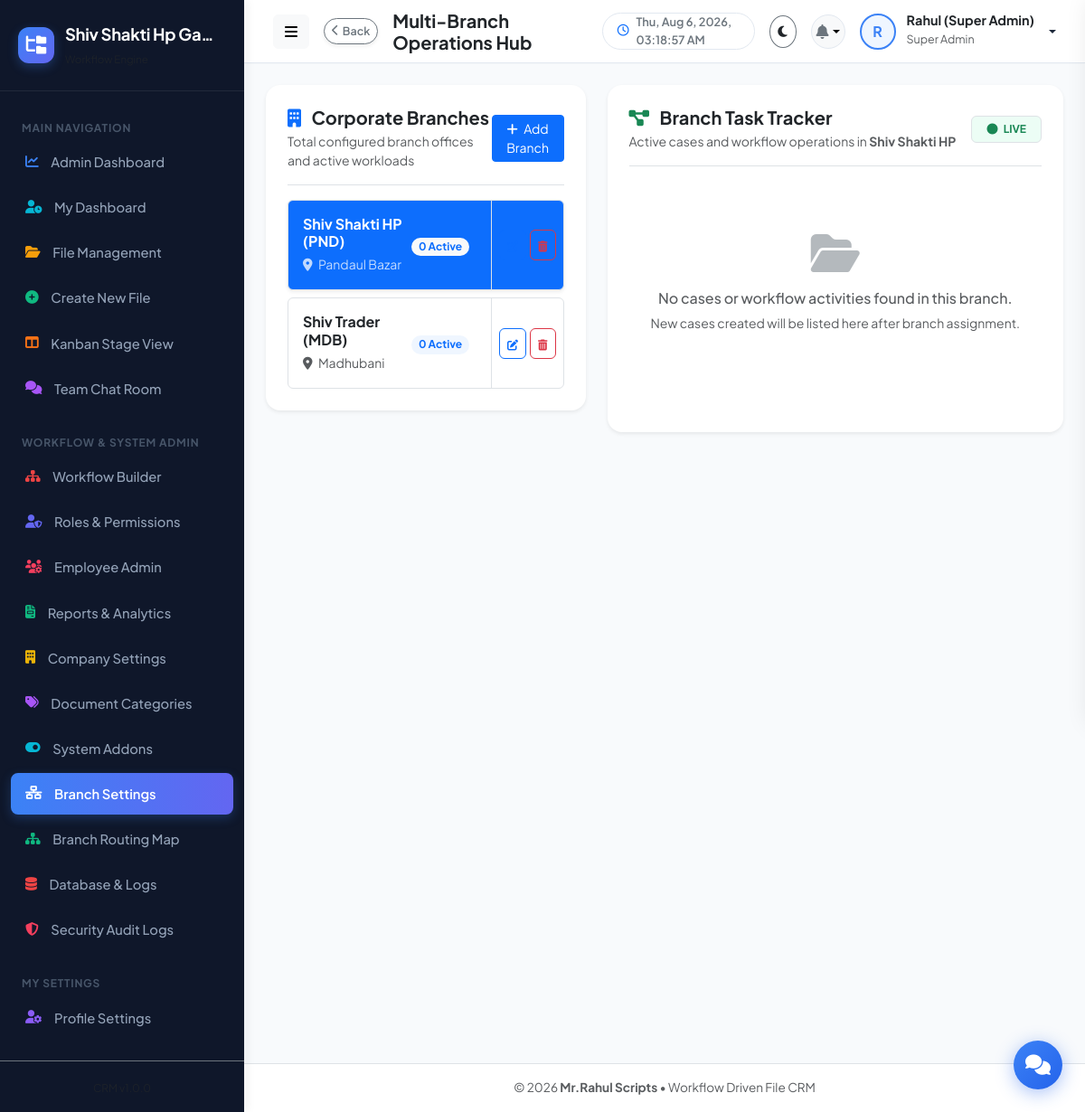
/admin/branches.php (signed in), run on the app's committed database.
### tables this page shows
CREATE TABLE company_settings (
              id INTEGER PRIMARY KEY AUTOINCREMENT,
              company_name TEXT NOT NULL,
              company_email TEXT,
              company_mobile TEXT,
              company_address TEXT,
              company_logo TEXT DEFAULT 'default-logo.png',
              updated_at DATETIME DEFAULT CURRENT_TIMESTAMP
            , custom_upload_path TEXT NULL);

CREATE TABLE branches (
              id INTEGER PRIMARY KEY AUTOINCREMENT,
              branch_name TEXT UNIQUE NOT NULL,
              branch_code TEXT UNIQUE NOT NULL,
              branch_city TEXT,
              created_at DATETIME DEFAULT CURRENT_TIMESTAMP
            );

### includes/auth.php (called while the page is built, shortened)
<?php
require_once __DIR__ . '/functions.php';
function getLoggedInUser(): ?array {
    if (isset($_SESSION['user_id'])) {
        return $_SESSION['user'] ?? null;
    }
    return null;
}
function hasPermission(string $permission): bool {
    $user = getLoggedInUser();
    if (($user['role_key'] ?? '') === 'super_admin') {
        return true;
    }
    $permissions = $user['permissions'] ?? [];
    return in_array('*', $permissions) || in_array($permission, $permissions);
}

### includes/functions.php (called while the page is built, shortened)
<?php
function isFeatureEnabled(string $featureKey): bool {
    try {
        $db = getDB();
        $stmt = $db->prepare("SELECT status FROM system_features WHERE feature_key = :key LIMIT 1");
        $stmt->execute(['key' => $featureKey]);
        $status = $stmt->fetchColumn();
        return $status === 'enabled';
    } catch (Exception $e) {
        return false;
    }
}

### admin/branches.php (the view, shortened to what this page needs)
<?php
require_once __DIR__ . '/../includes/auth.php';
require_once __DIR__ . '/../includes/functions.php';
$db = getDB();
$branches = $db->query("
    SELECT b.*,
           (SELECT COUNT(*) FROM files f WHERE f.branch_id = b.id) as total_cases,
           (SELECT COUNT(*) FROM files f WHERE f.branch_id = b.id AND f.status IN ('pending', 'in_progress')) as active_cases,
           (SELECT COUNT(*) FROM files f WHERE f.branch_id = b.id AND f.status = 'completed') as completed_cases
    FROM branches b
    ORDER BY b.id ASC
")->fetchAll();
$selectedBranchId = intval($_GET['branch_id'] ?? ($branches[0]['id'] ?? 0));
$branchCases = [];
if ($selectedBranchId > 0) {
    $stmtCases = $db->prepare("
        SELECT f.*, wt.name as work_type_name, ws.stage_name, u.name as employee_name
        FROM files f
        LEFT JOIN work_types wt ON f.work_type_id = wt.id
        LEFT JOIN workflow_stages ws ON f.current_stage_id = ws.id
        LEFT JOIN users u ON f.current_assigned_user = u.id
        WHERE f.branch_id = :bid
        ORDER BY f.updated_at DESC
    ");
    $stmtCases->execute(['bid' => $selectedBranchId]);
    $branchCases = $stmtCases->fetchAll();
}
require_once __DIR__ . '/../includes/header.php';
?>
<div class="row g-4">
  <div class="col-lg-5">
    <div class="card border-0 shadow-sm p-4 mb-4" style="border-radius: var(--radius-lg);">
      <div class="border-bottom pb-3 mb-3 d-flex justify-content-between align-items-center">
        <div>
          <h5 class="fw-bold mb-1 text-dark"><i class="fas fa-building text-primary me-2"></i> Corporate Branches</h5>
          <p class="text-muted small mb-0">Total configured branch offices and active workloads</p>
        </div>
        <button class="btn btn-sm btn-primary" data-bs-toggle="collapse" data-bs-target="#addBranchBlock">
          <i class="fas fa-plus me-1"></i> Add Branch
        </button>
      </div>
      <div class="list-group gap-2">
        <?php foreach ($branches as $b):
          $isActive = ($selectedBranchId === $b['id']);
        ?>
          <div class="list-group-item list-group-item-action p-0 border rounded d-flex align-items-stretch overflow-hidden <?= $isActive ? 'active shadow-sm bg-primary text-white' : 'bg-transparent' ?>" style="transition: var(--transition);">
            <a href="branches.php?branch_id=<?= $b['id'] ?>" class="flex-grow-1 p-3 text-decoration-none d-flex justify-content-between align-items-center" style="color: inherit !important;">
              <div>
                <h6 class="fw-bold mb-1">
                  <?= htmlspecialchars($b['branch_name']) ?> (<?= htmlspecialchars($b['branch_code']) ?>)
                </h6>
                <small class="opacity-75"><i class="fas fa-map-marker-alt me-1"></i> <?= htmlspecialchars($b['branch_city'] ?: 'N/A') ?></small>
              </div>
              <div class="text-end me-2">
                <span class="badge <?= $isActive ? 'bg-light text-primary' : 'bg-primary-soft text-primary' ?> px-2.5 py-1.5 rounded-pill shadow-xs" style="font-size: 0.75rem;">
                  <?= $b['active_cases'] ?> Active
                </span>
              </div>
            </a>
            <div class="p-2 border-start border-opacity-10 d-flex align-items-center gap-1 bg-light-soft">
              <button class="btn btn-xs btn-outline-primary py-1 px-2" onclick="editBranch(<?= htmlspecialchars(json_encode($b)) ?>)" title="Edit Branch">
                <i class="fas fa-edit" style="font-size: 0.75rem;"></i>
              </button>
              <a href="branches.php?action=delete&id=<?= $b['id'] ?>" class="btn btn-xs btn-outline-danger py-1 px-2" data-confirm="Are you sure you want to delete this branch? All active link dependencies will verify." data-confirm-title="Delete Branch?" data-confirm-btn="Yes, Delete" title="Delete Branch">
                <i class="fas fa-trash-alt" style="font-size: 0.75rem;"></i>
              </a>
            </div>
          </div>
        <?php endforeach; ?>
      </div>
    </div>
  </div>
  <div class="col-lg-7">
    <div class="card border-0 shadow-sm p-4 h-100" style="border-radius: var(--radius-lg);">
      <?php
        $activeBranch = null;
        foreach ($branches as $b) {
            if ($b['id'] === $selectedBranchId) {
                $activeBranch = $b;
                break;
            }
        }
      ?>
      <div class="border-bottom pb-3 mb-4 d-flex justify-content-between align-items-center">
        <div>
          <h5 class="fw-bold mb-1 text-dark"><i class="fas fa-project-diagram text-success me-2"></i> Branch Task Tracker</h5>
          <p class="text-muted small mb-0">Active cases and workflow operations in <strong><?= htmlspecialchars($activeBranch['branch_name'] ?? 'Select Branch') ?></strong></p>
        </div>
        <span class="badge bg-success-soft text-success border px-3 py-2"><i class="fas fa-circle blink-indicator me-1"></i> LIVE</span>
      </div>
      <?php if (empty($branchCases)): ?>
        <div class="text-center py-5 text-muted">
          <i class="fas fa-folder-open fa-3x mb-3 text-secondary opacity-50"></i>
          <h6>No cases or workflow activities found in this branch.</h6>
          <p class="small text-muted">New cases created will be listed here after branch assignment.</p>
        </div>
      <?php endif; ?>
    </div>
  </div>
</div>
<?php require_once __DIR__ . '/../includes/footer.php'; ?>

### includes/sidebar.php
<?php
$currentPage = basename($_SERVER['PHP_SELF']);
$user = getLoggedInUser();
$roleKey = $user['role_key'] ?? '';
$isAdmin = in_array($roleKey, ['super_admin', 'admin']);
$db = getDB();
$companyInfo = $db->query("SELECT * FROM company_settings LIMIT 1")->fetch() ?: [
    'company_name' => 'File CRM',
    'company_logo' => 'default-logo.png'
];
?>
<aside class="app-sidebar">
  <div class="sidebar-header">
    <?php if (!empty($companyInfo['company_logo']) && $companyInfo['company_logo'] !== 'default-logo.png' && file_exists(UPLOAD_DIR . $companyInfo['company_logo'])): ?>
      <img src="<?= APP_URL ?>/serve.php?file=<?= htmlspecialchars($companyInfo['company_logo']) ?>" class="img-fluid rounded border-0" style="max-height: 40px; max-width: 45px; object-fit: contain;">
    <?php else: ?>
      <div class="brand-icon">
        <i class="fas fa-folder-tree text-white"></i>
      </div>
    <?php endif; ?>
    <div class="brand-details">
      <div class="brand-text text-truncate" style="max-width: 170px;" title="<?= htmlspecialchars($companyInfo['company_name']) ?>">
        <?= htmlspecialchars($companyInfo['company_name']) ?>
      </div>
      <small class="text-muted brand-subtext" style="font-size: 0.72rem;">Workflow Engine</small>
    </div>
  </div>
  <div class="sidebar-menu">
    <div class="menu-category">Main Navigation</div>
    <?php if ($isAdmin): ?>
      <a href="<?= APP_URL ?>/admin/dashboard.php" title="Admin Dashboard" class="nav-item-custom <?= $currentPage === 'dashboard.php' && str_contains($_SERVER['PHP_SELF'], 'admin') ? 'active' : '' ?>">
        <i class="fas fa-chart-line sidebar-icon-blue"></i> <span>Admin Dashboard</span>
      </a>
    <?php endif; ?>
    <a href="<?= APP_URL ?>/employee/dashboard.php" title="My Dashboard" class="nav-item-custom <?= $currentPage === 'dashboard.php' && str_contains($_SERVER['PHP_SELF'], 'employee') ? 'active' : '' ?>">
      <i class="fas fa-user-clock sidebar-icon-cyan"></i> <span>My Dashboard</span>
    </a>
    <a href="<?= APP_URL ?>/employee/my-files.php" title="File Management" class="nav-item-custom <?= $currentPage === 'my-files.php' ? 'active' : '' ?>">
      <i class="fas fa-folder-open sidebar-icon-amber"></i> <span>File Management</span>
    </a>
    <?php if (hasPermission('create_file')): ?>
      <a href="<?= APP_URL ?>/employee/create-file.php" title="Create New File" class="nav-item-custom <?= $currentPage === 'create-file.php' ? 'active' : '' ?>">
        <i class="fas fa-plus-circle sidebar-icon-green"></i> <span>Create New File</span>
      </a>
    <?php endif; ?>
    <?php if (isFeatureEnabled('auto_assignment')): ?>
      <a href="<?= APP_URL ?>/employee/kanban.php" title="Kanban Stage View" class="nav-item-custom <?= $currentPage === 'kanban.php' ? 'active' : '' ?>">
        <i class="fas fa-columns sidebar-icon-orange"></i> <span>Kanban Stage View</span>
      </a>
    <?php endif; ?>
    <?php if (isFeatureEnabled('in_app_chat')): ?>
      <a href="<?= APP_URL ?>/employee/chat.php" title="Team Chat Room" class="nav-item-custom <?= $currentPage === 'chat.php' ? 'active' : '' ?>">
        <i class="fas fa-comments sidebar-icon-purple"></i> <span>Team Chat Room</span>
      </a>
    <?php endif; ?>
    <?php if ($isAdmin): ?>
      <div class="menu-category mt-3">Workflow & System Admin</div>
      <a href="<?= APP_URL ?>/admin/workflow-builder.php" title="Workflow Builder" class="nav-item-custom <?= $currentPage === 'workflow-builder.php' ? 'active' : '' ?>">
        <i class="fas fa-sitemap sidebar-icon-red"></i> <span>Workflow Builder</span>
      </a>
      <a href="<?= APP_URL ?>/admin/roles.php" title="Roles & Permissions" class="nav-item-custom <?= $currentPage === 'roles.php' ? 'active' : '' ?>">
        <i class="fas fa-user-shield sidebar-icon-indigo"></i> <span>Roles & Permissions</span>
      </a>
      <a href="<?= APP_URL ?>/admin/users.php" title="Employee Admin" class="nav-item-custom <?= $currentPage === 'users.php' ? 'active' : '' ?>">
        <i class="fas fa-users-cog sidebar-icon-rose"></i> <span>Employee Admin</span>
      </a>
      <a href="<?= APP_URL ?>/admin/reports.php" title="Reports & Analytics" class="nav-item-custom <?= $currentPage === 'reports.php' ? 'active' : '' ?>">
        <i class="fas fa-file-invoice sidebar-icon-emerald"></i> <span>Reports & Analytics</span>
      </a>
      <a href="<?= APP_URL ?>/admin/company-profile.php" title="Company Settings" class="nav-item-custom <?= $currentPage === 'company-profile.php' ? 'active' : '' ?>">
        <i class="fas fa-building sidebar-icon-yellow"></i> <span>Company Settings</span>
      </a>
      <a href="<?= APP_URL ?>/admin/document-types.php" title="Document Categories" class="nav-item-custom <?= $currentPage === 'document-types.php' ? 'active' : '' ?>">
        <i class="fas fa-tags sidebar-icon-purple" style="color: #a855f7;"></i> <span>Document Categories</span>
      </a>
      <a href="<?= APP_URL ?>/admin/features.php" title="System Features" class="nav-item-custom <?= $currentPage === 'features.php' ? 'active' : '' ?>">
        <i class="fas fa-toggle-on sidebar-icon-cyan"></i> <span>System Addons</span>
      </a>
      <?php if (isFeatureEnabled('multi_branch')): ?>
        <a href="<?= APP_URL ?>/admin/branches.php" title="Branch Settings" class="nav-item-custom <?= $currentPage === 'branches.php' ? 'active' : '' ?>">
          <i class="fas fa-network-wired sidebar-icon-teal"></i> <span>Branch Settings</span>
        </a>
      <?php endif; ?>
      <a href="<?= APP_URL ?>/admin/branch-workflow.php" title="Branch Routing Map" class="nav-item-custom <?= $currentPage === 'branch-workflow.php' ? 'active' : '' ?>">
        <i class="fas fa-sitemap sidebar-icon-emerald"></i> <span>Branch Routing Map</span>
      </a>
      <a href="<?= APP_URL ?>/admin/database.php" title="Database & Logs" class="nav-item-custom <?= $currentPage === 'database.php' ? 'active' : '' ?>">
        <i class="fas fa-database sidebar-icon-red"></i> <span>Database & Logs</span>
      </a>
      <a href="<?= APP_URL ?>/admin/security-audit.php" title="Security Audit Logs" class="nav-item-custom <?= $currentPage === 'security-audit.php' ? 'active' : '' ?>">
        <i class="fas fa-shield-alt sidebar-icon-rose"></i> <span>Security Audit Logs</span>
      </a>
    <?php endif; ?>
    <div class="menu-category mt-3">My Settings</div>
    <a href="<?= APP_URL ?>/employee/profile.php" title="Profile Settings" class="nav-item-custom <?= $currentPage === 'profile.php' ? 'active' : '' ?>">
      <i class="fas fa-user-cog sidebar-icon-violet"></i> <span>Profile Settings</span>
    </a>
  </div>
  <div class="p-3 border-top border-secondary border-opacity-20 text-center sidebar-footer-div">
    <small class="text-muted" style="font-size: 0.75rem;">CRM v<?= APP_VERSION ?></small>
  </div>
</aside>

### data on the page
company_settings: company_name "Shiv Shakti Hp Ga…"
branches: branch_name "Shiv Shakti HP", branch_code "PND", branch_city "Pandaul Bazar", active_cases "0"
branches: branch_name "Shiv Trader", branch_code "MDB", branch_city "Madhubani", active_cases "0"

### other printed values
$pageTitle "Multi-Branch Operations Hub"
substr($currentUser['name'] ?? 'U', 0, 1) "R"
$currentUser['name'] "Rahul (Super Admin)"
$currentUser['role_name'] "Super Admin"
